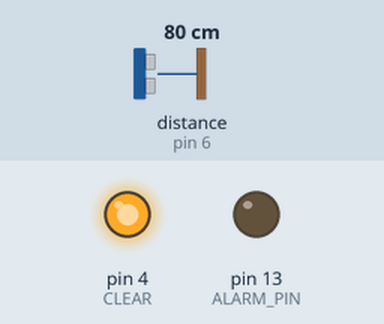
A sketch run on a simulated Arduino Uno, built with avr-gcc and run on an emulated ATmega328P. Parts: output pins drawn as LEDs (lit = HIGH). Wiring (inferred from the names in the program): ultrasonic range finder: trigger pin 7; echo pin 6. The inputs (shaded band) are chosen by the test bench; at power-on: distance to the obstacle (sensor on pin 6) 80 cm. The echo pulse lasts 58.3 µs per cm; pins used as bus, display or sensor lines are not drawn; what the sketch prints to the serial monitor is not drawn.

Above: at 1.3 s.
1.4 s: distance to the obstacle (sensor on pin 6) set to 12 cm
2.9 s: distance to the obstacle (sensor on pin 6) set to 9 cm
At 3.8 s:
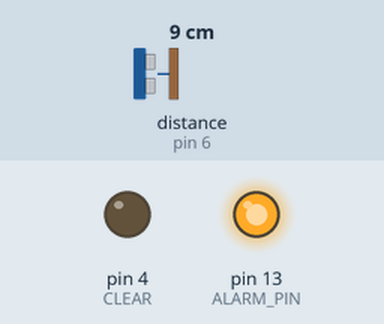
4.5 s: distance to the obstacle (sensor on pin 6) set to 18 cm
At 5.2 s:
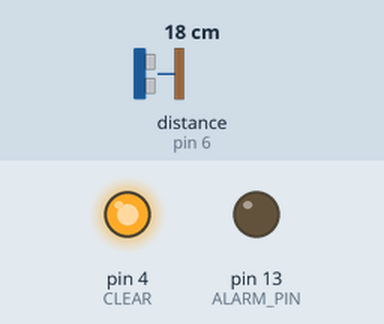
6.0 s: distance to the obstacle (sensor on pin 6) set to 2 cm
At 6.5 s:
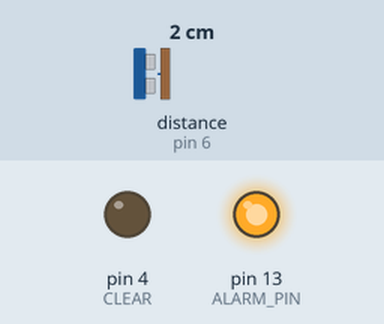
Timing chart, 0 to 8.5 s (numbered marks = the images above; inputs shaded):
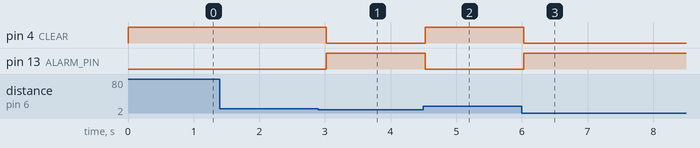

The sketch:

object-notifier.ino
```cpp
#define TRIG_PIN 7
#define ECHO_PIN 6
#define ALARM_PIN 13
#define CLEAR 4

void setup() {
  pinMode(TRIG_PIN, OUTPUT);
  pinMode(ECHO_PIN, INPUT);
  pinMode(ALARM_PIN, OUTPUT);
  pinMode(CLEAR, OUTPUT);
  Serial.begin(9600);
}

void loop() {
  long duration;
  float distance;

  // Send a 10us pulse to trigger pin
  digitalWrite(TRIG_PIN, LOW);
  delayMicroseconds(2);
  digitalWrite(TRIG_PIN, HIGH);
  delayMicroseconds(10);
  digitalWrite(TRIG_PIN, LOW);

  // Read the echo pin
  duration = pulseIn(ECHO_PIN, HIGH);

  // Calculate distance in cm
  distance = duration * 0.034 / 2;

  // Check distance and activate alarm if needed
  if (distance < 10 && distance > 0) {
    digitalWrite(ALARM_PIN, HIGH);
    digitalWrite(CLEAR, LOW);
    Serial.print(distance);
    Serial.print(" cm, ");

  } else {
    digitalWrite(ALARM_PIN, LOW);
    digitalWrite(CLEAR, HIGH);

  }

  delay(500);
}
```

Measured:
- the behaviour switches between 11 and 10 cm on distance to the obstacle (sensor on pin 6) (found by bisection; images 0 and 1)
- after the input at 1.4 s, every drawn part: stays the same
- after the input at 2.9 s, pin 4 (CLEAR): HIGH → LOW after 0.12 s; pin 13 (ALARM_PIN): LOW → HIGH after 0.12 s
- after the input at 4.5 s, pin 4 (CLEAR): LOW → HIGH at once; pin 13 (ALARM_PIN): HIGH → LOW at once
- after the input at 6.0 s, pin 4 (CLEAR): HIGH → LOW at once; pin 13 (ALARM_PIN): LOW → HIGH at once
